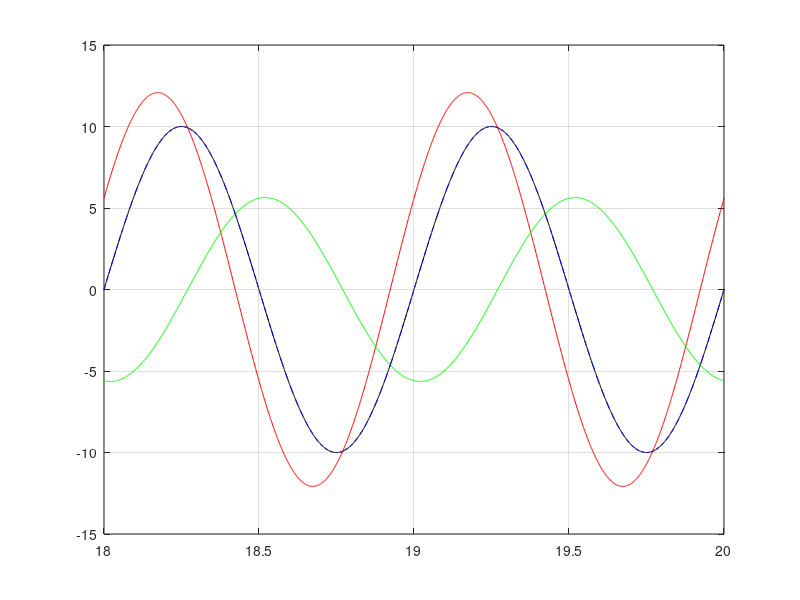
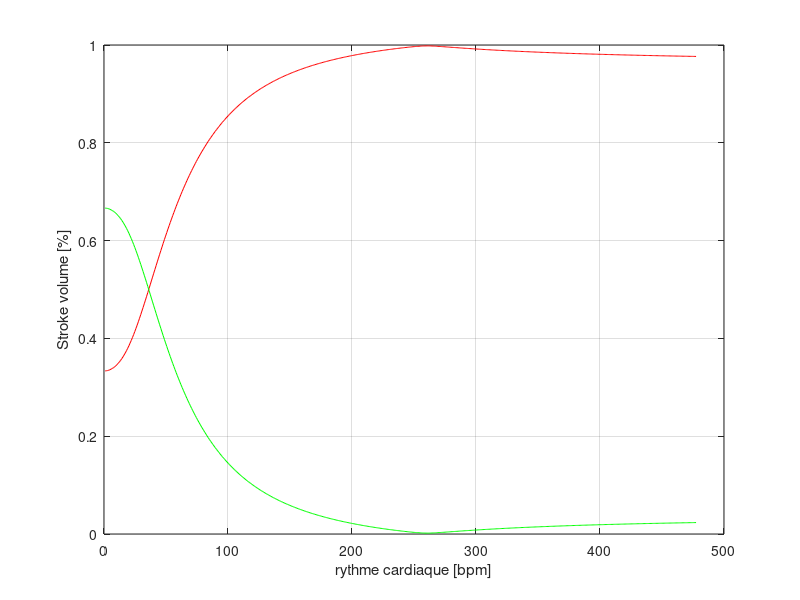

Write the MATLAB code that produced these figures, in order.
%************************************************
%           Bifurcation 0D avec ballons
%
%                          O <-- Ballon V
%                         /
%                        /
%   ENTREE -->  ________/
%                       \
%                        \
%                         \
%                          O <-- Ballon E
%
% P. Cathalifaud
%************************************************

%% MAIN FUNCTION
function BIFURCATION0D()

     cv = 2;
     ce = 1;
     Le = 100;
     Lv = Le;
     rho = 1.0E-03;
     mu = 1.0E-03;
     Re = 5;
     Rv = 1;
     Ae = pi*Re^2;
     Av = pi*Rv^2;
     Qmax = 10;
     T = 1;
     omega = 2*pi/T;


    cas = input('Type approx pour le terme visqueux ? steady/Poiseuille (1) or unsteady/Womersley (2) ' );
    if (cas==1)
        % Poiseuille
        sigmae=8*pi*mu*Le/(Ae^2);
        sigmav=8*pi*mu*Lv/(Av^2);
    else
        % Approximation des sigmas (termes visqueux)
        % Unsteady
        worme = Re*sqrt(omega);
        wormv = Rv*sqrt(omega);
        F10e = 2*besselj(1,i^(3/2)*worme)/(i^(3/2)*worme*besselj(0,i^(3/2)*worme));
        F10v = 2*besselj(1,i^(3/2)*wormv)/(i^(3/2)*wormv*besselj(0,i^(3/2)*wormv));

        sigmae=i*rho*omega*(F10e./(1-F10e))*Le/Ae;
        sigmav=i*rho*omega*(F10v./(1-F10v))*Lv/Av;
    end


    alpha1=rho*(Le/Ae+Lv/Av);
    alpha2=sigmae+sigmav;
    alpha3=1/ce+1/cv;

    % Termes de forçage
    Kv1=Qmax*(1/ce-rho*Le*omega^2/Ae);
    Kv2=Qmax*sigmae*omega;
    Ke1=Qmax*(1/cv-rho*Lv*omega^2/Av);
    Ke2=Qmax*sigmav*omega;

    dt = 0.001;
    t=[18:dt:20];

    if (cas==1)
        % Cas forçage réel: Qmax*sin(omega*t)
        M = [alpha3-alpha1*omega^2,-alpha2*omega;alpha2*omega,alpha3-alpha1*omega^2];
        [AvBv] = inv(M)*[Kv1;Kv2];
        [AeBe] = inv(M)*[Ke1;Ke2];
        Qe = AeBe(1)*sin(omega*t)+AeBe(2)*cos(omega*t);
        Qv = AvBv(1)*sin(omega*t)+AvBv(2)*cos(omega*t);
    else
        % Cas forçage imaginaire: Qmax*exp(i*omega*t)
        XIe = (Ke1+i*Ke2)/(alpha3-omega^2*alpha1+i*omega*alpha2);
        Qe_tilde = sqrt( real(XIe)^2+imag(XIe)^2 );
        Phie = atan2( imag(XIe),real(XIe) );
        Qe = Qe_tilde*sin(omega*t+Phie);
        XIv = (Kv1+i*Kv2)/(alpha3-omega^2*alpha1+i*omega*alpha2);
        Qv_tilde = sqrt( real(XIv)^2+imag(XIv)^2 );
        Phiv = atan2( imag(XIv),real(XIv) );
        Qv = Qv_tilde*sin(omega*t+Phiv);
    end

    Qsomme = Qe+Qv;
    Q = Qmax*sin(omega*t);
    figure;plot(t,Qe,'r',t,Qv,'g',t,Q,'k',t,Qsomme,'b--');grid on;

    % Calcul du stroke volume
    Se = 0;
    Sv = 0;
    S = 0;
    for ind=1:length(Qe)-1
        Se = Se + (abs(Qe(ind)+Qe(ind+1)))/2*dt;
        Sv = Sv + (abs(Qv(ind)+Qv(ind+1)))/2*dt;
        S = S + (abs(Q(ind)+Q(ind+1)))/2*dt;
    end

    fprintf('STROKE VOLUMES \n');
    fprintf('SAS VENTRICULE');
    [Se/(Se+Sv) Sv/(Se+Sv)]

    clear omega;
    clear t;

    omega = [0:0.1:50];


    for ind1=1:length(omega)
        clear t;
        T = 2*pi/omega(ind1);
        dt = T/100;
        t=[0:dt:T];

        worme = Re*sqrt(omega(ind1));
        wormv = Rv*sqrt(omega(ind1));
        F10e = 2*besselj(1,i^(3/2)*worme)/(i^(3/2)*worme*besselj(0,i^(3/2)*worme));
        F10v = 2*besselj(1,i^(3/2)*wormv)/(i^(3/2)*wormv*besselj(0,i^(3/2)*wormv));

        sigmae=i*rho*omega(ind1)*(F10e./(1-F10e))*Le/Ae;
        sigmav=i*rho*omega(ind1)*(F10v./(1-F10v))*Lv/Av;

        alpha1=rho*(Le/Ae+Lv/Av);
        alpha2=sigmae+sigmav;
        alpha3=1/ce+1/cv;

        % Termes de forçage
        Kv1=Qmax*(1/ce-rho*Le*omega(ind1)^2/Ae);
        Kv2=Qmax*sigmae*omega(ind1);
        Ke1=Qmax*(1/cv-rho*Lv*omega(ind1)^2/Av);
        Ke2=Qmax*sigmav*omega(ind1);

        XIe = (Ke1+i*Ke2)/(alpha3-omega(ind1)^2*alpha1+i*omega(ind1)*alpha2);
        Qe_tilde = sqrt( real(XIe)^2+imag(XIe)^2 );
        Phie = atan2( imag(XIe),real(XIe) );

        XIv = (Kv1+i*Kv2)/(alpha3-omega(ind1)^2*alpha1+i*omega(ind1)*alpha2);
        Qv_tilde = sqrt( real(XIv)^2+imag(XIv)^2 );
        Phiv = atan2( imag(XIv),real(XIv) );

        Qe = Qe_tilde*sin(omega(ind1)*t+Phie);
        Qv = Qv_tilde*sin(omega(ind1)*t+Phiv);


        Se = 0;
        Sv = 0;
        S = 0;
        for ind=1:length(Qe)-1
            Se = Se + (abs(Qe(ind)+Qe(ind+1)))/2*dt;
            Sv = Sv + (abs(Qv(ind)+Qv(ind+1)))/2*dt;
            S = S + (abs(Q(ind)+Q(ind+1)))/2*dt;
        end
        Ste(ind1) = Se;
        Stv(ind1) = Sv;
        St(ind1) = S;
    end

    Ste_adim = Ste./(Ste+Stv);
    Stv_adim = Stv./(Ste+Stv);

    figure;
    plot(omega/(2*pi)*60,Ste_adim,'r',omega/(2*pi)*60,Stv_adim,'g');
    grid on;
    xlabel('rythme cardiaque [bpm]');
    ylabel('Stroke volume [%]');

end
